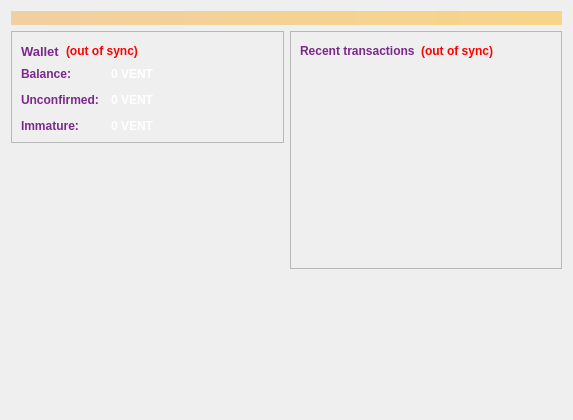
<?xml version="1.0" encoding="UTF-8"?>
<ui version="4.0">
 <class>OverviewPage</class>
 <widget class="QWidget" name="OverviewPage">
  <property name="geometry">
   <rect>
    <x>0</x>
    <y>0</y>
    <width>573</width>
    <height>342</height>
   </rect>
  </property>
  <property name="font">
   <font>
    <family>Segoe UI</family>
    <weight>75</weight>
    <bold>true</bold>
   </font>
  </property>
  <property name="windowTitle">
   <string>Form</string>
  </property>
  <layout class="QVBoxLayout" name="topLayout">
   <item>
    <widget class="QLabel" name="labelAlerts">
     <property name="visible">
      <bool>false</bool>
     </property>
     <property name="styleSheet">
      <string notr="true">background-color: qlineargradient(x1: 0, y1: 0, x2: 1, y2: 0, stop:0 #F0D0A0, stop:1 #F8D488); color:#000000;</string>
     </property>
     <property name="wordWrap">
      <bool>true</bool>
     </property>
     <property name="margin">
      <number>3</number>
     </property>
    </widget>
   </item>
   <item>
    <layout class="QHBoxLayout" name="horizontalLayout" stretch="1,1">
     <item>
      <layout class="QVBoxLayout" name="verticalLayout_2">
       <item>
        <widget class="QFrame" name="frame">
         <property name="frameShape">
          <enum>QFrame::StyledPanel</enum>
         </property>
         <property name="frameShadow">
          <enum>QFrame::Raised</enum>
         </property>
         <layout class="QVBoxLayout" name="verticalLayout_4">
          <item>
           <layout class="QHBoxLayout" name="horizontalLayout_4">
            <item>
             <widget class="QLabel" name="label_5">
              <property name="font">
               <font>
                <pointsize>10</pointsize>
                <weight>75</weight>
                <bold>true</bold>
               </font>
              </property>
              <property name="styleSheet">
               <string notr="true">color: rgb(123, 41, 138);</string>
              </property>
              <property name="text">
               <string>Wallet</string>
              </property>
             </widget>
            </item>
            <item>
             <widget class="QLabel" name="labelWalletStatus">
              <property name="toolTip">
               <string>The displayed information may be out of date. Your wallet automatically synchronizes with the Venturecoin network after a connection is established, but this process has not completed yet.</string>
              </property>
              <property name="styleSheet">
               <string notr="true">QLabel { color: red; }</string>
              </property>
              <property name="text">
               <string notr="true">(out of sync)</string>
              </property>
              <property name="alignment">
               <set>Qt::AlignLeading|Qt::AlignLeft|Qt::AlignVCenter</set>
              </property>
             </widget>
            </item>
            <item>
             <spacer name="horizontalSpacer_2">
              <property name="orientation">
               <enum>Qt::Horizontal</enum>
              </property>
              <property name="sizeHint" stdset="0">
               <size>
                <width>40</width>
                <height>20</height>
               </size>
              </property>
             </spacer>
            </item>
           </layout>
          </item>
          <item>
           <layout class="QFormLayout" name="formLayout_2">
            <property name="fieldGrowthPolicy">
             <enum>QFormLayout::AllNonFixedFieldsGrow</enum>
            </property>
            <property name="horizontalSpacing">
             <number>12</number>
            </property>
            <property name="verticalSpacing">
             <number>12</number>
            </property>
            <item row="0" column="0">
             <widget class="QLabel" name="label">
              <property name="styleSheet">
               <string notr="true">color: rgb(123, 41, 138);</string>
              </property>
              <property name="text">
               <string>Balance:</string>
              </property>
             </widget>
            </item>
            <item row="0" column="1">
             <widget class="QLabel" name="labelBalance">
              <property name="font">
               <font>
                <weight>75</weight>
                <bold>true</bold>
               </font>
              </property>
              <property name="cursor">
               <cursorShape>IBeamCursor</cursorShape>
              </property>
              <property name="toolTip">
               <string>Your current balance</string>
              </property>
              <property name="styleSheet">
               <string notr="true">color: rgb(255, 255, 255);</string>
              </property>
              <property name="text">
               <string notr="true">0 VENT</string>
              </property>
              <property name="textInteractionFlags">
               <set>Qt::LinksAccessibleByMouse|Qt::TextSelectableByKeyboard|Qt::TextSelectableByMouse</set>
              </property>
             </widget>
            </item>
            <item row="1" column="0">
             <widget class="QLabel" name="label_3">
              <property name="styleSheet">
               <string notr="true">color: rgb(123, 41, 138);</string>
              </property>
              <property name="text">
               <string>Unconfirmed:</string>
              </property>
             </widget>
            </item>
            <item row="1" column="1">
             <widget class="QLabel" name="labelUnconfirmed">
              <property name="font">
               <font>
                <weight>75</weight>
                <bold>true</bold>
               </font>
              </property>
              <property name="cursor">
               <cursorShape>IBeamCursor</cursorShape>
              </property>
              <property name="toolTip">
               <string>Total of transactions that have yet to be confirmed, and do not yet count toward the current balance</string>
              </property>
              <property name="styleSheet">
               <string notr="true">color: rgb(255, 255, 255);</string>
              </property>
              <property name="text">
               <string notr="true">0 VENT</string>
              </property>
              <property name="textInteractionFlags">
               <set>Qt::LinksAccessibleByMouse|Qt::TextSelectableByKeyboard|Qt::TextSelectableByMouse</set>
              </property>
             </widget>
            </item>
            <item row="2" column="0">
             <widget class="QLabel" name="labelImmatureText">
              <property name="styleSheet">
               <string notr="true">color: rgb(123, 41, 138);</string>
              </property>
              <property name="text">
               <string>Immature:</string>
              </property>
             </widget>
            </item>
            <item row="2" column="1">
             <widget class="QLabel" name="labelImmature">
              <property name="font">
               <font>
                <weight>75</weight>
                <bold>true</bold>
               </font>
              </property>
              <property name="toolTip">
               <string>Mined balance that has not yet matured</string>
              </property>
              <property name="styleSheet">
               <string notr="true">color: rgb(255, 255, 255);</string>
              </property>
              <property name="text">
               <string notr="true">0 VENT</string>
              </property>
              <property name="textInteractionFlags">
               <set>Qt::LinksAccessibleByMouse|Qt::TextSelectableByKeyboard|Qt::TextSelectableByMouse</set>
              </property>
             </widget>
            </item>
           </layout>
          </item>
         </layout>
        </widget>
       </item>
       <item>
        <spacer name="verticalSpacer">
         <property name="orientation">
          <enum>Qt::Vertical</enum>
         </property>
         <property name="sizeHint" stdset="0">
          <size>
           <width>20</width>
           <height>40</height>
          </size>
         </property>
        </spacer>
       </item>
           <item>
      <widget class="QLabel" name="label_6">
       <property name="minimumSize">
        <size>
         <width>260</width>
         <height>260</height>
        </size>
       </property>
       <property name="text">
        <string/>
       </property>
       <property name="pixmap">
        <pixmap resource="../bitcoin.qrc">:/images/backg</pixmap>
       </property>
       <property name="alignment">
        <set>Qt::AlignCenter</set>
       </property>
       <property name="margin">
        <number>2</number>
       </property>
       <property name="indent">
        <number>1</number>
       </property>
      </widget>
     </item>
      </layout>
     </item>
     <item>
      <layout class="QVBoxLayout" name="verticalLayout_3">
       <item>
        <widget class="QFrame" name="frame_2">
         <property name="frameShape">
          <enum>QFrame::StyledPanel</enum>
         </property>
         <property name="frameShadow">
          <enum>QFrame::Raised</enum>
         </property>
         <layout class="QVBoxLayout" name="verticalLayout">
          <item>
           <layout class="QHBoxLayout" name="horizontalLayout_2">
            <item>
             <widget class="QLabel" name="label_4">
              <property name="styleSheet">
               <string notr="true">color: rgb(123, 41, 138);</string>
              </property>
              <property name="text">
               <string>&lt;b&gt;Recent transactions&lt;/b&gt;</string>
              </property>
             </widget>
            </item>
            <item>
             <widget class="QLabel" name="labelTransactionsStatus">
              <property name="toolTip">
               <string>The displayed information may be out of date. Your wallet automatically synchronizes with the Venturecoin network after a connection is established, but this process has not completed yet.</string>
              </property>
              <property name="styleSheet">
               <string notr="true">QLabel { color: red; }</string>
              </property>
              <property name="text">
               <string notr="true">(out of sync)</string>
              </property>
              <property name="alignment">
               <set>Qt::AlignRight|Qt::AlignTrailing|Qt::AlignVCenter</set>
              </property>
             </widget>
            </item>
            <item>
             <spacer name="horizontalSpacer">
              <property name="orientation">
               <enum>Qt::Horizontal</enum>
              </property>
              <property name="sizeHint" stdset="0">
               <size>
                <width>40</width>
                <height>20</height>
               </size>
              </property>
             </spacer>
            </item>
           </layout>
          </item>
          <item>
           <widget class="QListView" name="listTransactions">
            <property name="styleSheet">
             <string notr="true">QListView { background: transparent; }</string>
            </property>
            <property name="frameShape">
             <enum>QFrame::NoFrame</enum>
            </property>
            <property name="verticalScrollBarPolicy">
             <enum>Qt::ScrollBarAlwaysOff</enum>
            </property>
            <property name="horizontalScrollBarPolicy">
             <enum>Qt::ScrollBarAlwaysOff</enum>
            </property>
            <property name="selectionMode">
             <enum>QAbstractItemView::NoSelection</enum>
            </property>
           </widget>
          </item>
         </layout>
        </widget>
       </item>
       <item>
        <spacer name="verticalSpacer_2">
         <property name="orientation">
          <enum>Qt::Vertical</enum>
         </property>
         <property name="sizeHint" stdset="0">
          <size>
           <width>20</width>
           <height>40</height>
          </size>
         </property>
        </spacer>
       </item>
      </layout>
     </item>
    </layout>
   </item>
  </layout>
 </widget>
 <resources/>
 <connections/>
</ui>
